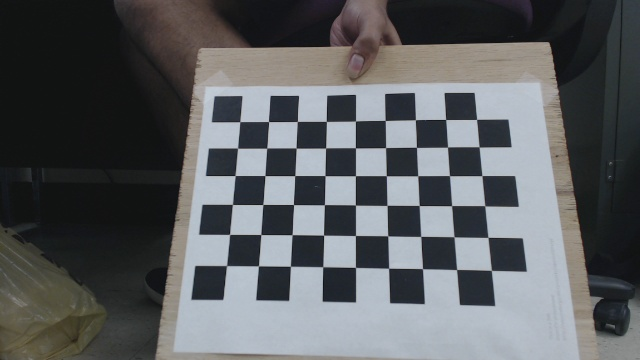
#> input picture HW2/calib_imgs/1/left1.jpg, 640 x 360 px, given in place of VIRAT_S_010111_08_000920_000954.mp4, which was not available
$ jupyter execute --allow-errors rough_verification.ipynb   (shell and % lines are left out)   (older library calls are emulated)   (text cells are left out)
#> lines starting #> are read from the running program, lines starting #| are printed output that depends on the picture
[cell 1]
import matplotlib.pyplot as plt
import numpy as np
import cv2
import copy

[cell 2]
# load video into a generator of images
def v2i(filename, scale=1):
    cap = cv2.VideoCapture(filename)
    while(True):
        ret, frame = cap.read()
        if ret:
            frame = cv2.cvtColor(frame, cv2.COLOR_BGR2RGB)
            frame = cv2.resize(frame, (frame.shape[1] // scale, frame.shape[0] // scale))
            yield frame
        else: break

# read video
path = 'videos/VIRAT_S_010111_08_000920_000954.mp4'
scale = 1
video = v2i(path, scale)
frame0 = next(video)
plt.imshow(frame0, cmap='gray')

[cell 3]
# load the homographies
def load_homography(fname):
    """ Load a homography from a text file """
    return np.loadtxt(fname, delimiter=',')

path = 'homographies/VIRAT_0101_homography_img2world.txt'
#> (the rest of this cell did not finish here and is left out)

[cell 4]
# [106 lines left out: functions slope, draw_line, draw_gridlines, adjust_point, point_handler, not called in this run]


def draw_points(new_img, point_list):
    """ Handle the drawing of points and the lines between them """

    # Draw lines between points if possible
    line_color = (0, 255, 0)
    line_thickness = 1
    for i in range(len(point_list)):
        if i >= 1:
            p1 = point_list[i-1]
            p2 = point_list[i]
            new_img = cv2.line(new_img, p1, p2, line_color, line_thickness)

        # complete the square
        if i == 3:
            p1 = point_list[0]
            p2 = point_list[3]
            new_img = cv2.line(new_img, p1, p2, line_color, line_thickness)

    # Draw each point
    point_color = (0, 0, 255)
    for pt in point_list:
        new_img = cv2.circle(new_img, pt, 2, point_color, 2)

    return new_img

def get_homography_reformatter(points):
    """ Put points in the form expected for the cv2 homography function """
    return np.float32([[pt for pt in points]]).reshape(-1, 1, 2)

# [14 lines left out: function get_homography, not called in this run]

[cell 5]
# start position
x, y = -1, -1
points_list = []

# preserve the original image
img = frame0.copy()
param = [points_list]

# set up
cv2.namedWindow('image')
cv2.setMouseCallback('image', point_handler, param)
xrange = (-100, 100)  # drawing parameter
yrange = (-100, 100)  # drawing parameter
H = 0  # the homography

while(1):
    # Keep old image cached
    new_img = img.copy()

    # if we have more than 4 points, draw the grid
    if len(param[0]) == 4:
        H = get_homography(param[0])
        line_img = draw_gridlines(new_img, H, xrange, yrange, step=5)
        new_img = cv2.addWeighted(new_img, 0.9, line_img, 0.1, 0)

    # handle drawing
    new_img = draw_points(new_img, param[0])
    cv2.imshow('image', new_img)

    key = cv2.waitKey(20)
#> (key Esc is pressed here)
    if key == 27:  #esc - to get out of loop
        break
    elif key == 32:  # space - help with debugging
        #print('{}, {}'.format(x, y))
        print(len(param[0]))

cv2.destroyAllWindows()
print(points_list)
print(H)
plt.imshow(new_img)

[cell 6]
print(param[0])

[cell 7]
plt.figure(figsize=(12,12))
plt.imshow(frame0)
p1_top = np.array([880, 260, 1])
p1_bot = np.array([895, 295, 1])
p1_height = p1_bot[1] - p1_top[1]
p1_width = p1_bot[0] - p1_top[0]

# Car1 coordinates
car1 = np.array([965, 550, 1])
car2 = np.array([1110, 600, 1])

# Car2 coordiantes
car3 = np.array([905, 320, 1])
car4 = np.array([1010, 330, 1])

# car3 coordinates
car5 = np.array([500, 500, 1])
car6 = np.array([660, 505, 1])

p2_top = np.array([800, 230, 1])
p2_bot = np.array([815, 260, 1])
p2_height = p2_bot[1] - p2_top[1]
p2_width = p2_bot[0] - p2_top[0]

# plotting car1
plt.scatter(car1[0], car1[1], s=50)
plt.scatter(car2[0], car2[1], s=50)

# plotting car2
plt.scatter(car3[0], car3[1], s=50)
plt.scatter(car4[0], car4[1], s=50)

# plotting car3
plt.scatter(car5[0], car5[1], s=50)
plt.scatter(car6[0], car6[1], s=50)
plt.show()
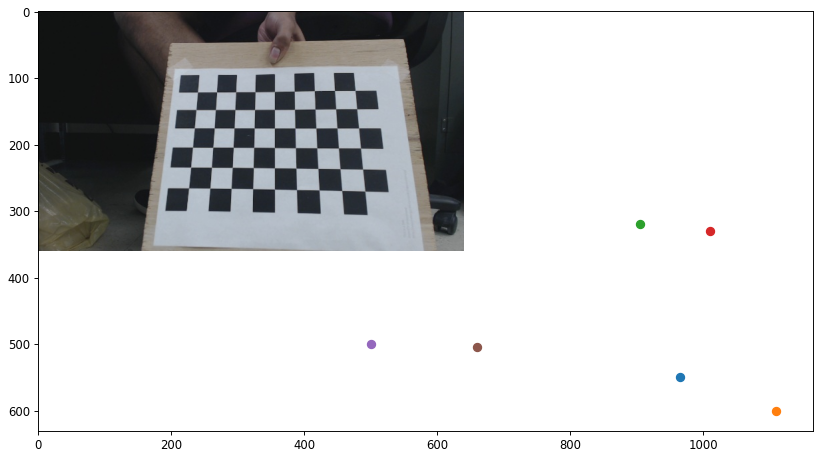
#> figure drawn by matplotlib, 1 panel

[cell 8]
# Utilities to convert bounding box stuff into birds eye view coordinates

def image_to_bird(coord, H):
    """
    Given coords in the form (xi, yi, 1) and the image-->bird homography, return the birds eye view coords
    """
    pt_bird = H @ coord
    pt_bird = pt_bird / pt_bird[2]
    return pt_bird

def box_to_image_plane(coord1, coord2, H):
    """
    Coord1 should be a bottom corner, and coord2 should be a top corner.
    """
    pt1 = coord1
    pt2 = np.array([coord2[0], coord1[1], 1])

    pt1_bird = image_to_bird(pt1, H)
    pt2_bird = image_to_bird(pt2, H)
    return pt1_bird, pt2_bird

[cell 9]
# Utilities to help determine scale in the plane

# [37 lines left out: functions get_width_in_feet, get_dist_in_birds, get_scale_of_bird, not called in this run]

def get_scaled_box_coords(coord1, coord2, H):
    """
    Given 2 bounding box coordinates, projects them into the image plane, scales them based on some
    approximate height stuff, and returns the points in the birds eye view
    """
    p1, p2 = box_to_image_plane(coord1, coord2, H)

$ run again, on HW2/calib_imgs/1/left10.jpg
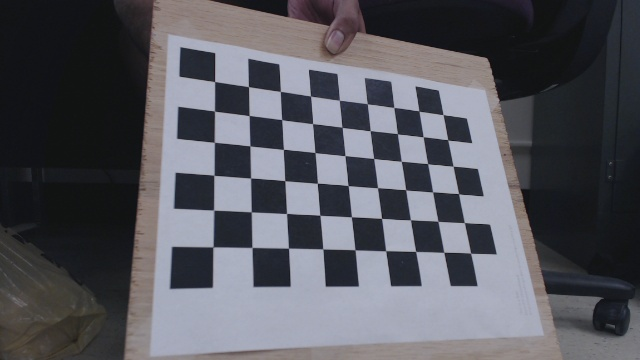
#> input picture HW2/calib_imgs/1/left10.jpg, 640 x 360 px, given in place of VIRAT_S_010111_08_000920_000954.mp4, which was not available
#> `plt.show()`:
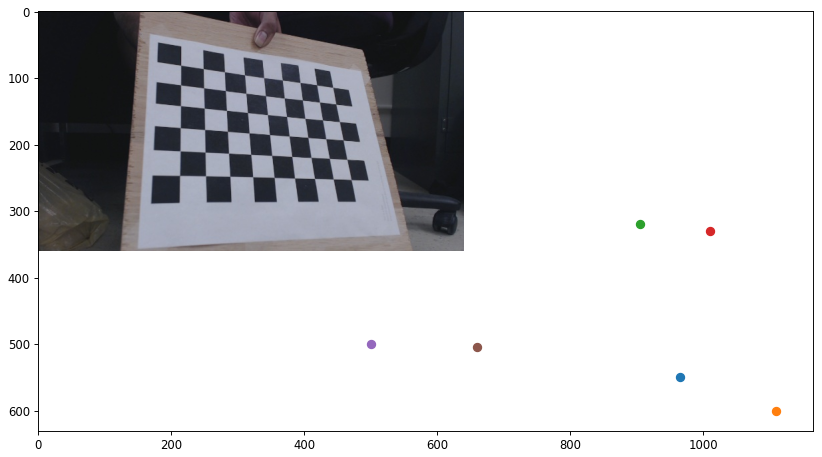
#> figure drawn by matplotlib, 1 panel

$ run again, on HW2/calib_imgs/1/left11.jpg
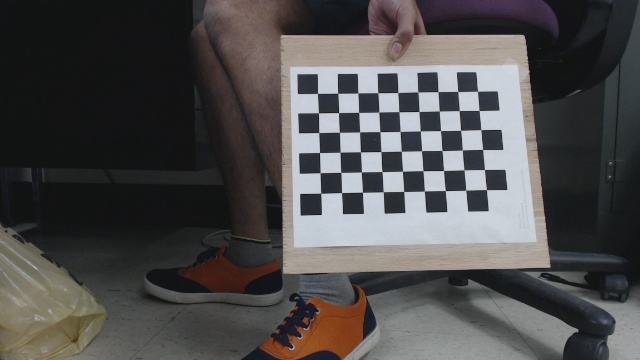
#> input picture HW2/calib_imgs/1/left11.jpg, 640 x 360 px, given in place of VIRAT_S_010111_08_000920_000954.mp4, which was not available
#> `plt.show()`:
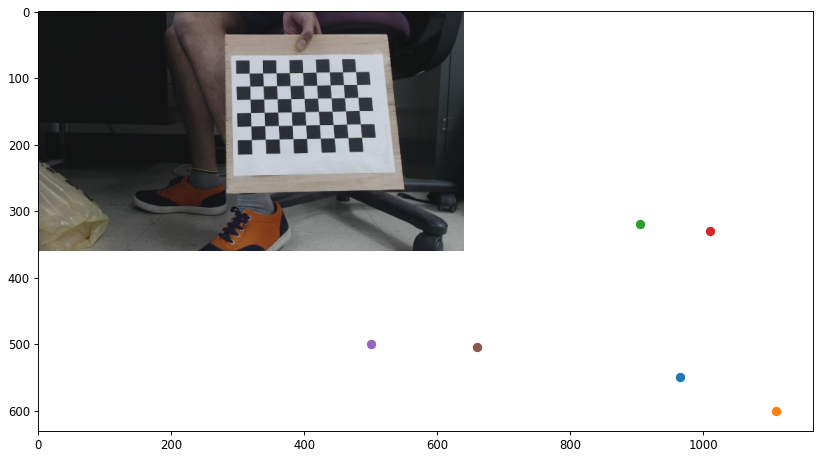
#> figure drawn by matplotlib, 1 panel

$ run again, on HW2/calib_imgs/1/left12.jpg
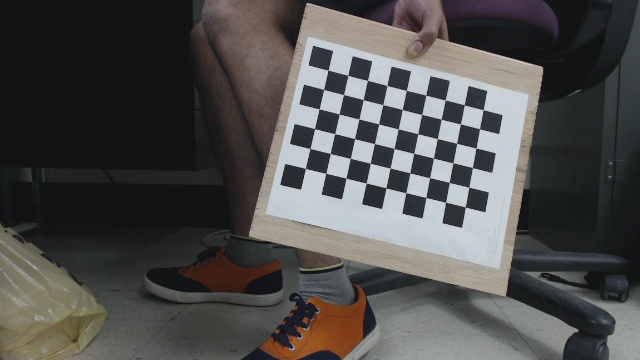
#> input picture HW2/calib_imgs/1/left12.jpg, 640 x 360 px, given in place of VIRAT_S_010111_08_000920_000954.mp4, which was not available
#> `plt.show()`:
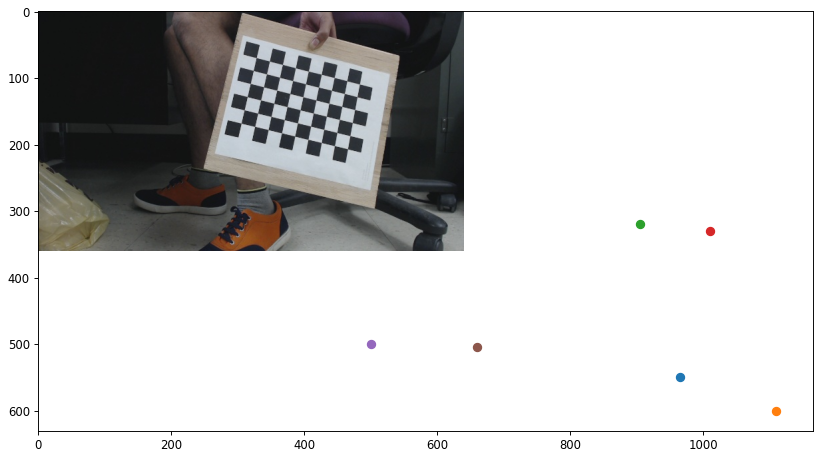
#> figure drawn by matplotlib, 1 panel
